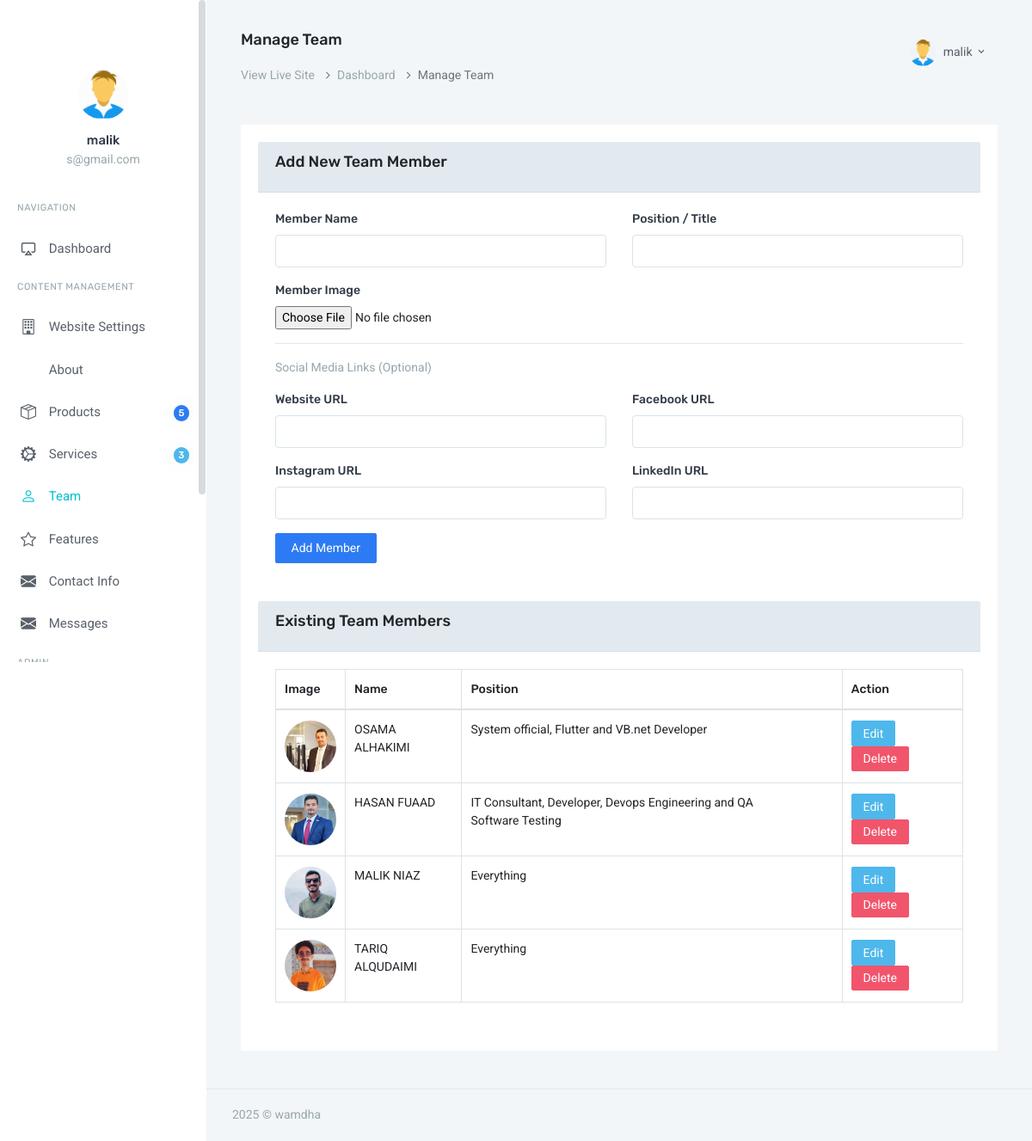
The page /admin/Team/manage_team.php (signed in) on the database its author committed.
### tables this page shows
CREATE TABLE `users` (
  `id` int(11) NOT NULL,
  `fname` varchar(255) NOT NULL,
  `email` varchar(255) NOT NULL,
  `password` varchar(255) NOT NULL,
  `photo` varchar(255) NOT NULL DEFAULT 'default.png',
  `status` int(1) NOT NULL DEFAULT 1 COMMENT '1=deactive, 2=active'
);

CREATE TABLE `team_members` (
  `id` int(11) NOT NULL,
  `name` varchar(255) NOT NULL,
  `position` varchar(255) NOT NULL,
  `image_file` varchar(255) NOT NULL,
  `website_url` varchar(255) DEFAULT NULL,
  `facebook_url` varchar(255) DEFAULT NULL,
  `instagram_url` varchar(255) DEFAULT NULL,
  `linkedin_url` varchar(255) DEFAULT NULL,
  `display_order` int(11) NOT NULL DEFAULT 0
);

### admin/Team/manage_team.php (the view, shortened to what this page needs)
<?php
require_once '../Database/db.php';
$team_members_result = $dbcon->query("SELECT * FROM team_members ORDER BY display_order ASC, id DESC");
$title = "Manage Team";
require_once "../Dashboard/header.php";
?>
<div class="card mb-4">
    <div class="card-header"><h4 class="card-title">Add New Team Member</h4></div>
    <div class="card-body">
        <form action="" method="post" enctype="multipart/form-data">
            <div class="row">
                <div class="col-md-6"><div class="form-group"><label>Member Name</label><input type="text" class="form-control" name="name" required></div></div>
                <div class="col-md-6"><div class="form-group"><label>Position / Title</label><input type="text" class="form-control" name="position" required></div></div>
            </div>
            <div class="form-group"><label>Member Image</label><input type="file" class="form-control-file" name="image" required></div><hr><p class="text-muted">Social Media Links (Optional)</p>
            <div class="row">
                <div class="col-md-6"><div class="form-group"><label>Website URL</label><input type="url" class="form-control" name="website_url"></div></div>
                <div class="col-md-6"><div class="form-group"><label>Facebook URL</label><input type="url" class="form-control" name="facebook_url"></div></div>
                <div class="col-md-6"><div class="form-group"><label>Instagram URL</label><input type="url" class="form-control" name="instagram_url"></div></div>
                <div class="col-md-6"><div class="form-group"><label>LinkedIn URL</label><input type="url" class="form-control" name="linkedin_url"></div></div>
            </div>
            <button type="submit" name="add_member" class="btn btn-primary">Add Member</button>
        </form>
    </div>
</div>
<div class="card">
    <div class="card-header"><h4 class="card-title">Existing Team Members</h4></div>
    <div class="card-body">
        <table class="table table-bordered">
            <thead><tr><th>Image</th><th>Name</th><th>Position</th><th>Action</th></tr></thead>
            <tbody>
                <?php foreach ($team_members_result as $member) : ?>
                    <tr>
                        <td><img src="../../assets/img/team/<?= htmlspecialchars($member['image_file']) ?>" alt="" style="width: 60px; height: 60px; object-fit: cover; border-radius: 50%;"></td>
                        <td><?= htmlspecialchars($member['name']) ?></td>
                        <td><?= htmlspecialchars($member['position']) ?></td>
                        <td>
                            <a href="team_edit.php?id=<?= $member['id'] ?>" class="btn btn-sm btn-info">Edit</a>
                            <a href="team_delete.php?id=<?= $member['id'] ?>" class="btn btn-sm btn-danger" onclick="return confirm('Are you sure?');">Delete</a>
                        </td>
                    </tr>
                <?php endforeach; ?>
            </tbody>
        </table>
    </div>
</div>
<?php require_once "../Dashboard/footer.php"; ?>

### admin/Dashboard/header.php (shortened to what this page needs)
<?php
require_once '../Database/db.php';
?>
<!doctype html>
<html lang="en">
<head>
    <link rel="stylesheet" href="https://cdn.datatables.net/1.10.20/css/dataTables.bootstrap4.min.css">
    <link href="../assets/css/bootstrap.min.css" rel="stylesheet" type="text/css" />
    <link href="../assets/css/icons.css" rel="stylesheet" type="text/css" />
    <link rel="stylesheet" href="https://cdn.jsdelivr.net/npm/bootstrap-icons@1.7.2/font/bootstrap-icons.css">
    <link rel="stylesheet" href="https://cdnjs.cloudflare.com/ajax/libs/font-awesome/5.15.3/css/all.min.css">
    <link href="../assets/css/metismenu.min.css" rel="stylesheet" type="text/css" />
    <link href="../assets/css/style.css" rel="stylesheet" type="text/css" />
</head>
<body>
    <div id="wrapper">
        <div class="left side-menu">
            <div class="slimscroll-menu" id="remove-scroll">
                <?php
                    $email_for_photo = $_SESSION['user_email'];
                    $stmt = $dbcon->prepare("SELECT photo, fname FROM users WHERE email=?");
                    $stmt->bind_param("s", $email_for_photo);
                    $stmt->execute();
                    $user_data = $stmt->get_result()->fetch_assoc();
                    $service_count = $dbcon->query("SELECT COUNT(*) AS total FROM services")->fetch_assoc()['total'];
                    $product_count = $dbcon->query("SELECT COUNT(*) AS total FROM products")->fetch_assoc()['total'];
                ?>
                <div class="user-box">
                    <div class="user-img">
                        <img src="../image/users/<?= htmlspecialchars($user_data['photo']) ?>" alt="user-img" title="<?= htmlspecialchars($user_data['fname']) ?>" class="rounded-circle img-fluid">
                    </div>
                    <h5><a href="../UserSetting/profile.php"><?= htmlspecialchars($_SESSION['user_name']) ?></a> </h5>
                    <p class="text-muted"><?= htmlspecialchars($_SESSION['user_email']) ?></p>
                </div>
                <div id="sidebar-menu">
                    <ul class="metismenu" id="side-menu">
                        <li class="menu-title">Navigation</li>
                        <li><a href="../Dashboard/index.php"><i class="fi-air-play"></i> <span> Dashboard </span></a></li>
                        <li class="menu-title">Content Management</li>
                        <li><a href="../CompanyInfo/edit_company_info.php"><i class="bi bi-building"></i> <span> Website Settings </span></a></li>
                         <li><a href="../About/manage_about.php"><i class="bi bi-about"></i> <span> About </span></a></li>
                        <li>
                            <a href="javascript: void(0);"><i class="bi bi-box-seam"></i><span class="badge badge-primary badge-pill float-right"><?= $product_count ?></span> <span> Products </span></a>
                        </li>
                        <li><a href="../Services/manage_services.php"><i class="bi bi-gear-wide-connected"></i><span class="badge badge-info badge-pill float-right"><?= $service_count ?></span> <span> Services </span></a></li>
                       <li><a href="../Team/manage_team.php"><i class="bi bi-person"></i> <span> Team </span></a></li>
                       <li><a href="../Featurs/manage_features.php"><i class="bi bi-star"></i> <span> Features </span></a></li>
                        <li><a href="../Contact/contact_information.php"><i class="bi bi-envelope-fill"></i> <span> Contact Info </span></a></li>
                        <li><a href="../Messages/manage_messages.php"><i class="bi bi-envelope-fill"></i><span> Messages </span></a></li>
                        <li class="menu-title">Admin</li>
                    </ul>
                </div>
            </div>
        </div>
        <div class="content-page">
            <div class="topbar">
                <nav class="navbar-custom">
                    <ul class="list-unstyled topbar-right-menu float-right mb-0">
                        <li class="dropdown notification-list">
                            <a class="nav-link dropdown-toggle nav-user" data-toggle="dropdown" href="#" role="button" aria-haspopup="false" aria-expanded="false">
                                <img src="../image/users/<?= htmlspecialchars($user_data['photo']) ?>" alt="user" class="rounded-circle"> <span class="ml-1"><?= htmlspecialchars($_SESSION['user_name']) ?> <i class="mdi mdi-chevron-down"></i> </span>
                            </a>
                        </li>
                    </ul>
                    <ul class="list-inline menu-left mb-0">
                        <li>
                            <h4 class="page-title-main"><?= $title ?></h4>
                            <ol class="breadcrumb">
                                <li class="breadcrumb-item"><a href="../Dashboard/index.php" target="_blank">View Live Site</a></li>
                                <li class="breadcrumb-item"><a href="../Dashboard/index.php">Dashboard</a></li>
                                <li class="breadcrumb-item active"><?= $title ?></li>
                            </ol>
                        </li>
                    </ul>
                </nav>
            </div>
            <div class="content">
                <div class="container-fluid">
                    <div class="row">
                        <div class="col-12">
                            <div class="card-box">

### rows shown on the page
users: photo (placeholder picture)
team_members: image_file (picture), name "OSAMA ALHAKIMI", position "System official, Flutter and VB.net Developer"
team_members: image_file (picture), name "HASAN FUAAD", position "IT Consultant, Developer, Devops Engineering and QA Software Testing"
team_members: image_file (picture), name "MALIK NIAZ", position "Everything"
team_members: image_file (picture), name "TARIQ ALQUDAIMI", position "Everything"

### other values the page prints
$_SESSION['user_name'] "malik"
$_SESSION['user_email'] "s@gmail.com"
$product_count "5"
$service_count "3"
$title "Manage Team"
